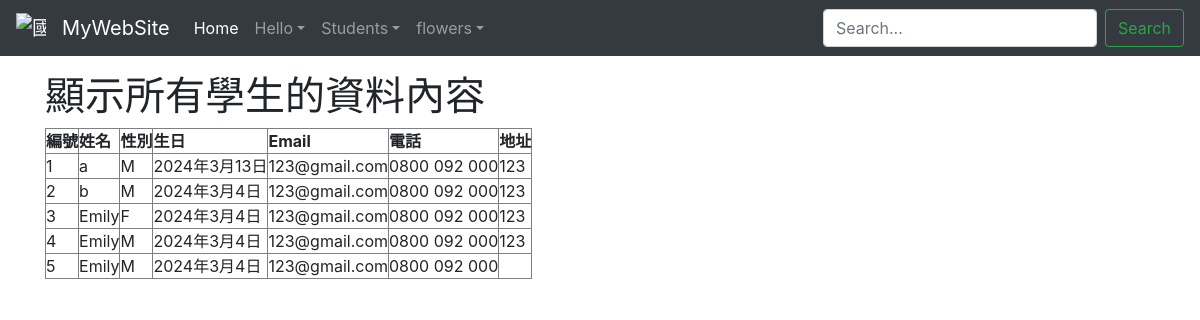
The app's page /showall, older data.
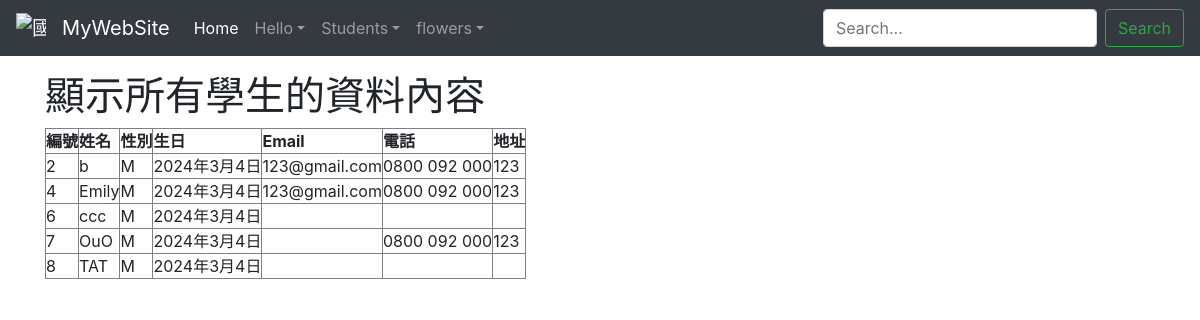
The same page, newer data.
### studentsapp/models.py (models this page shows, shortened)
class student(models.Model):
    cName = models.CharField(max_length=20,null=False)
    cSex = models.CharField(max_length=2,null=False,default="M")
    cPhone = models.CharField(max_length=50,blank=True,default="")
    cAddr = models.CharField(max_length=255,blank=True,default="")
    cBirthday = models.DateField(null=False)
    cEmail = models.EmailField(max_length=100,blank=True,default="")

### studentsapp/views.py (the view)
# urls.py: path("showall", sviews.showall),
def showall(request):
    try:
        stds = student.objects.all().order_by("id")
    except:
        errormessage = "讀取錯誤"
    return render(request,"show/showall.html",locals())

### templates/show/showall.html (shortened to what this page needs)
{%extends "../base/base.html" %}
{% block content %}
    <h1>顯示所有學生的資料內容 {{ errormessage }}</h1>
    <table border = "1" cellpadding = "0" cellspacing = "0">
        <th>編號</th>
        <th>姓名</th>
        <th>性別</th>
        <th>生日</th>
        <th>Email</th>
        <th>電話</th>
        <th>地址</th>
        {% for std in stds %}
        <tr>
            <td>{{ std.id }}</td>
            <td>{{ std.cName }}</td>
            <td>{{ std.cSex }}</td>
            <td>{{ std.cBirthday }}</td>
            <td>{{ std.cEmail }}</td>
            <td>{{ std.cPhone }}</td>
            <td>{{ std.cAddr }}</td>
        </tr>
        {% endfor %}
    </table>
{% endblock %}

### templates/base/base.html (shortened to what this page needs)
<!DOCTYPE html>
<html lang="en">
<head>
    {% load static %}
    <link href = "{% static 'css/style.css' %}" rel="stylesheet" type="text/css"/>
    <link rel="stylesheet" href="https://cdn.jsdelivr.net/npm/bootstrap@4.6.2/dist/css/bootstrap.min.css">
</head>
<body>
    <nav class="navbar navbar-expand-md navbar-dark bg-dark fixed-top" style="background-color: #e3f2fd;">
        <a class="navbar-brand">
            <img src="https://www.ntue.edu.tw/var/file/0/1000/img/368/footlogo.png" width="30" height="30" class="d-inline-block align-top" alt="國北教大">
        </a>
		<a class="navbar-brand" href="/">MyWebSite</a>
        <div class="collapse navbar-collapse" id="navbarsExampleDefault">
            <ul class="navbar-nav mr-auto">
                <li class="nav-item active">
                    <a class="nav-link" href="/">Home <span class="sr-only">(current)</span></a>
                </li>
                <li class="nav-item dropdown">
                    <a class="nav-link dropdown-toggle" href="/helloplus" role="button" data-toggle="dropdown" aria-expanded="false">Hello</a>
                </li>
                <li class="nav-item dropdown">
                    <a class="nav-link dropdown-toggle" href="/" role="button" data-toggle="dropdown" aria-expanded="false">Students</a>
                </li>
                <li class="nav-item dropdown">
                    <a class="nav-link dropdown-toggle" href="/" role="button" data-toggle="dropdown" aria-expanded="false">flowers</a>
                </li>
            </ul>
            <form action="/flower/" method="get" class="form-inline mt-2 mt-md-0">
                <input id="q" name="q" value="{{ request.GET.q }}" class="form-control mr-sm-2" type="text" placeholder="Search..." aria-label="Search">
                <button class="btn btn-outline-success my-2 my-sm-0" type="submit">Search</button>
            </form>
        </div>
    </nav>
    <br>
    <br>
    <br>
    <main role="main" class="container">
    <div id="content">
        {% block content %}{% endblock %}
    </div>
    </main>
</body>
</html>

### static/css/style.css (style rules this page uses)
html, body { margin: 0; padding: 0; height: 100%; border: none; }
body { margin-left: 0px; margin-top: 0px; margin-right: 0px; margin-bottom: 0px; background-image: url(images/bg.gif); }
form { margin: 0px; }

Row changes from the older to the newer data that the page shows:
removed student: id "1", cName "a", cSex "M", cBirthday "2024年3月13日", cEmail "123@gmail.com", cPhone "0800 092 000", cAddr "123"
removed student: id "3", cName "Emily", cSex "F", cBirthday "2024年3月4日", cEmail "123@gmail.com", cPhone "0800 092 000", cAddr "123"
removed student: id "5", cName "Emily", cSex "M", cBirthday "2024年3月4日", cEmail "123@gmail.com", cPhone "0800 092 000"
added student: id "6", cName "ccc", cSex "M", cBirthday "2024年3月4日"
added student: id "7", cName "OuO", cSex "M", cBirthday "2024年3月4日", cPhone "0800 092 000", cAddr "123"
added student: id "8", cName "TAT", cSex "M", cBirthday "2024年3月4日"
